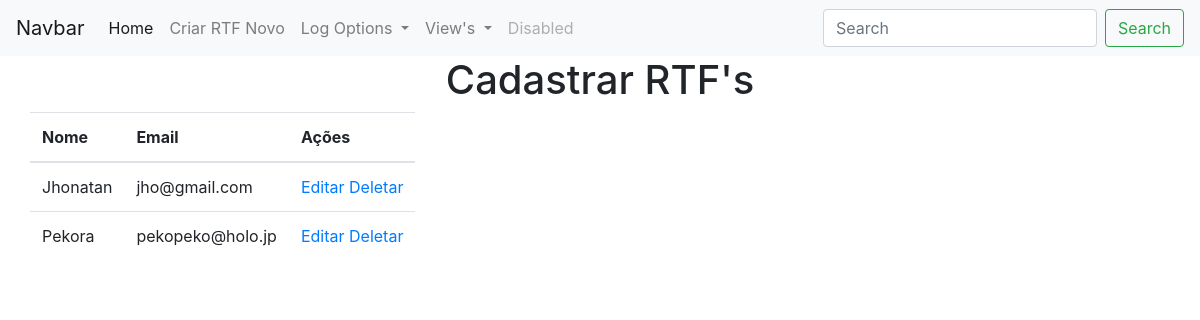
The app's page /viewUsers with its own data.
### app.py (models this page shows, shortened)
class users(db.Model):
    id = db.Column("id", db.Integer, primary_key=True, autoincrement=True)
    name = db.Column("name", db.String(100))
    email = db.Column("email", db.String(100), unique=True)

### app.py (the view)
@app.route("/viewUsers")
def viewUsers():
    return render_template("viewUsers.html", values=users.query.all())

### templates/viewUsers.html (shortened to what this page needs)
{% extends "base.html" %}
{% block content %}
    <div class="container">
        <div class="row">
            <div class="col-xs-12">
                <table class="table">
                    <thead>
                        <th>Nome</th>
                        <th>Email</th>
                        <th>Ações</th>
                    </thead>
                    <tbody>
                        {% for item in values %}
                            <tr>
                                <td>{{ item.name }}</td>
                                <td>{{ item.email }}</td>
                                <td>
                                    <a href="#">Editar</a>
                                    <a href="{{url_for('delete_user', id=item.id)}}">Deletar</a>
                                </td>
                            </tr>
                        {% endfor %}
                    </tbody>
                </table>
            </div>
        </div>
    </div>
{% endblock %}

### templates/base.html (shortened to what this page needs)
<!DOCTYPE html>
<html lang="pt-br">
<head>
    <link rel="stylesheet" href="https://cdn.jsdelivr.net/npm/bootstrap@4.3.1/dist/css/bootstrap.min.css"
>
</head>
    <body>
        <nav class="navbar navbar-expand-lg navbar-light bg-light">
            <a class="navbar-brand" href="#">Navbar</a>
            <div class="collapse navbar-collapse" id="navbarSupportedContent">
                <ul class="navbar-nav mr-auto">
                    <li class="nav-item active">
                        <a class="nav-link" href="{{ url_for('index') }}">Home <span class="sr-only">(current)</span></a>
                    </li>
                    <li class="nav-item">
                        <a class="nav-link" href="{{url_for('add_rtf')}}">Criar RTF Novo</a>
                    </li>
                    <li class="nav-item dropdown">
                        <a class="nav-link dropdown-toggle" href="#" id="navbarDropdownLog" role="button" data-toggle="dropdown"
                           aria-haspopup="true" aria-expanded="false">
                            Log Options
                        </a>
                    </li>
                    <li class="nav-item dropdown">
                        <a class="nav-link dropdown-toggle" href="#" id="navbarDropdownViews" role="button" data-toggle="dropdown"
                           aria-haspopup="true" aria-expanded="false">
                            View's
                        </a>
                    </li>
                    <li class="nav-item">
                        <a class="nav-link disabled" href="#" tabindex="-1" aria-disabled="true">Disabled</a>
                    </li>
                </ul>
                <form class="form-inline my-2 my-lg-0">
                    <input class="form-control mr-sm-2" type="search" placeholder="Search" aria-label="Search">
                    <button class="btn btn-outline-success my-2 my-sm-0" type="submit">Search</button>
                </form>
            </div>
        </nav>
        <div class="container-fluid">
            <h1 style="style=color:red;text-align:center;">Cadastrar RTF's</h1>
            {% block content %}{% endblock %}
        </div>
    </body>
</html>

### records on screen
users: name "Jhonatan", email "jho@gmail.com"
users: name "Pekora", email "pekopeko@holo.jp"
